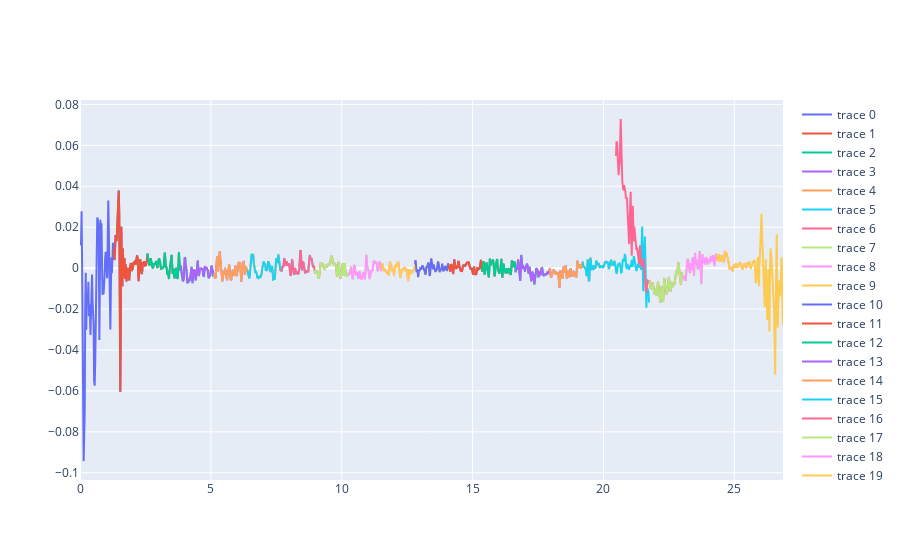

This figure's notebook cell:
### Code cell
# Vamos observar a sobreposição das janelas
fig = go.Figure()

for i in range(20):
    t = np.arange(i*64,i*64+128)/50
    fig.add_trace(go.Scatter(x=t, y=X[i,:], mode='lines', showlegend=True))

fig.show()
